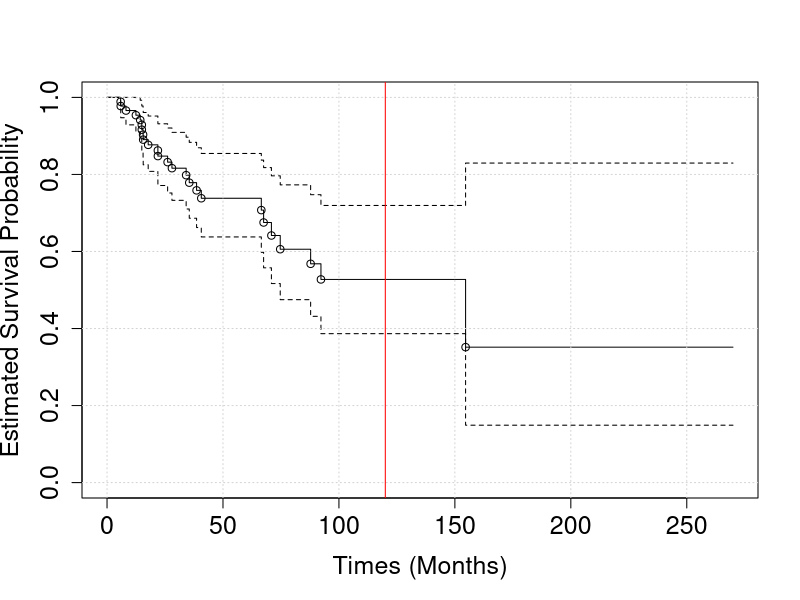
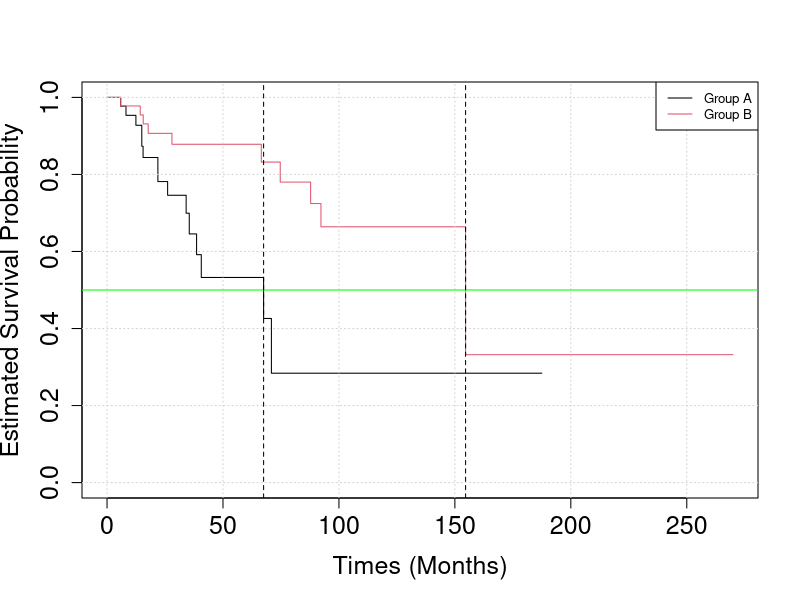
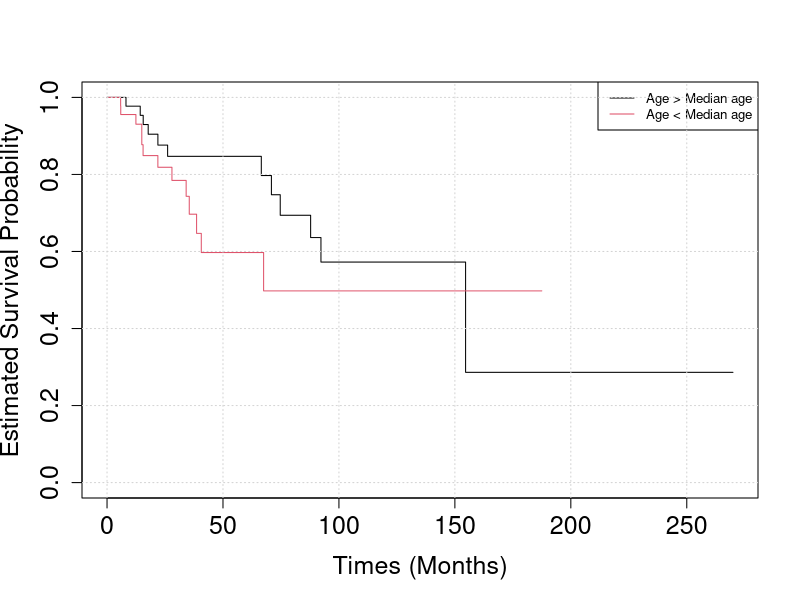

Source code (R) for these figures, in order:
## ---- chunk 1

## ---- chunk 2
set.seed(123)
N = 50
timesA = rexp(n=N, 1/26)
timesB = rexp(n=N, 1/60)
eventsA = rbinom(n=N, prob=0.3, size=1)
eventsB = rbinom(n=N, prob=0.2, size=1)

times = c(timesA, timesB)
events = c(eventsA, eventsB)

# times=timesA
# events=eventsA
## ---- chunk 3
library(survival)

## Store survival times and event (deaths) in a survival-object.
SURV = Surv(times, events)
SURV
## ---- chunk 4
S1 = survfit(SURV ~ 1)
S1
## ---- chunk 5
#plot(SURV, conf.int = FALSE)
plot(S1, 
     xlab = "Times (Months)", 
     ylab = "Estimated Survival Probability", 
     cex.axis=1.5, 
     cex.lab=1.5)
grid()
abline(v = 120, col = "red")


#Extra
#raw calculation of Kaplan-Meier estimates
test=data.frame(times=times,events=events)
test= test[order(test$times),]
test$n<-nrow(test):1
test= test[test$events>=1,]

#compute 1-d_i/n_i
for(i in 1:nrow(test)){test$survival[i]=1-test$events[i]/test$n[i]
}

#calculate the estimate of the survivl function
for(i in 1:nrow(test)){test$p[i]=prod(test$survival[1:i])}


points(x=test$times,y=test$p)
## ---- chunk 6
summary(S1, times = 120)
## ---- chunk 7
group = gl(2, N)
## ---- chunk 8
S2 = survfit(SURV ~ group)
S2
## ---- chunk 9
plot(S2, xlab="Times (Months)", ylab="Estimated Survival Probability", 
     cex.axis=1.5, cex.lab=1.5, col=c(1,2))
grid()
legend("topright", legend=c("Group A", "Group B"), col = c(1, 2),
       lty=1, cex=0.8)
abline(h = 0.5, col = "green")
# median survival time
abline(v = quantile(survfit(SURV ~ group), probs = 0.5)$quantile, lty = "dashed")
## ---- chunk 10
ageA = rnorm(n = N, mean = 55, sd = 2.5)
ageB = rnorm(n = N, mean = 50, sd = 2.5)
age = c(ageA, ageB)
age = (age>median(age))
## ---- chunk 11
S3 = survfit(SURV ~ age)
plot(S3, xlab="Times (Months)", ylab="Estimated Survival Probability", cex.axis=1.5, cex.lab=1.5, col=c(1,2))
legend("topright",
       legend=c("Age > Median age", "Age < Median age"), 
       col = c(1, 2),
       lty=1, cex=0.8)

grid()
## ---- chunk 12
C = coxph(SURV ~ group+age)
summary(C)
